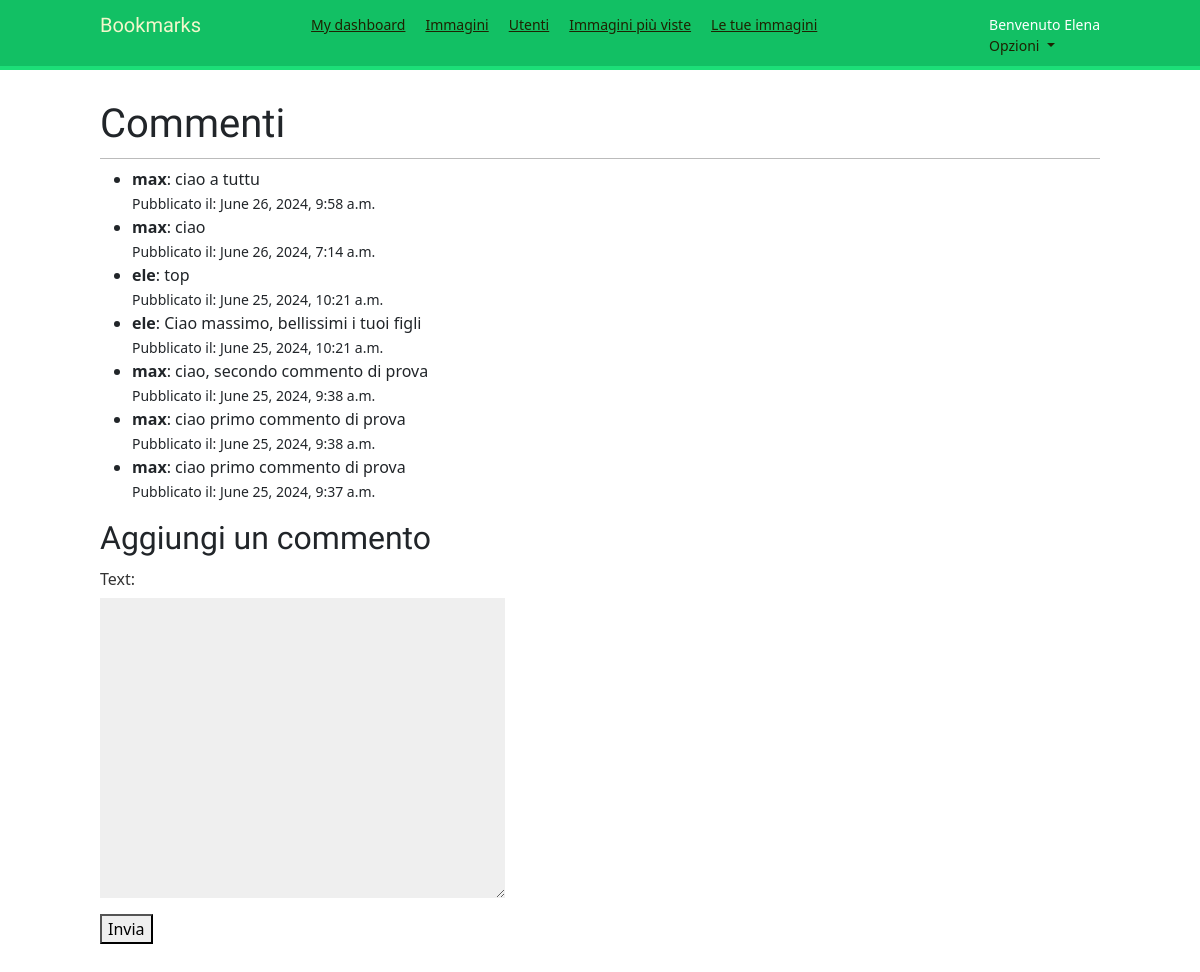
/images/images/8/comment/ (signed in), run on the app's committed database.
### images/models.py (models this page shows, shortened)
class Comment(models.Model):
    image = models.ForeignKey(Image, related_name='comments', on_delete=models.CASCADE)
    user = models.ForeignKey(settings.AUTH_USER_MODEL, related_name='comments', on_delete=models.CASCADE)
    text = models.TextField(max_length=200)
    created = models.DateTimeField(auto_now_add=True)
    class Meta:
        ordering = ('-created',)

### images/views.py (the view)
# urls.py: path('images/<int:image_id>/comment/', views.image_comment, name='image_comment'),
@login_required
def image_comment(request, image_id):
    image = get_object_or_404(Image, id=image_id)
    comments = image.comments.all()
    if request.method == 'POST':
        form = CommentForm(request.POST)
        if form.is_valid():
            new_comment = form.save(commit=False)
            new_comment.image = image
            new_comment.user = request.user
            new_comment.save()
            messages.success(request, 'Commento aggiunto con successo')
            create_action(request.user, 'ha commentato l\'immagine ', image)
            return redirect('images:detail', id=image.id, slug=image.slug)
    else:
        form = CommentForm()
    return render(request, 'images/image/comments.html', {'section': 'comments', 'form': form, 'comments': comments})

### images/forms.py
class CommentForm(forms.ModelForm):
    class Meta:
        model = Comment
        fields = ('text',)

### images/templates/images/image/comments.html (shortened to what this page needs)
{% extends "base.html" %}
{% block content %}
<h1>Commenti</h1>
<ul>
    {% for comment in comments %}
    <li>
        <strong>{{ comment.user.username }}</strong>: {{ comment.text }}
        <br><small>Pubblicato il: {{ comment.created }}</small>
    </li>
    {% endfor %}
</ul>
<h2>Aggiungi un commento</h2>
<form method="post">
    {{ form.as_p }}
    <button type="submit">Invia</button>
</form>
{% endblock %}

### account/templates/base.html (shortened to what this page needs)
<!DOCTYPE html>
<html>
<head>
    {% load static %}
    <link href="{% static "css/base.css" %}" rel="stylesheet">
    <link href="https://cdn.jsdelivr.net/npm/bootstrap@5.3.3/dist/css/bootstrap.min.css" rel="stylesheet">
</head>
<body>
    <div id="header">
        <span class="logo">Bookmarks</span>
        {% if request.user.is_authenticated %}
            <ul class="menu">
                <li {% if section == "dashboard" %}class="selected"{% endif %}>
                    <a href="{% url "dashboard" %}">My dashboard</a>
                </li>
                <li {% if section == "images" %}class="selected"{% endif %}>
                    <a href="{% url "images:list" %}">Immagini</a>
                </li>
                <li {% if section == "people" %}class="selected"{% endif %}>
                    <a href="{% url "user_list" %}">Utenti</a>
                </li>
                <li {% if section == "images" %}class="selected"{% endif %}>
                    <a href="{% url "images:ranking" %}">Immagini più viste</a>
                </li>
                <li {% if section == "people" %}class="selected"{% endif %}>
                    <a href="{% url "images:your_images" %}">Le tue immagini</a>
                </li>
            </ul>
        {% endif %}
        <span class="user">
            {% if request.user.is_authenticated %}
             Benvenuto {{ request.user.first_name }}
                    <a class="nav-link dropdown-toggle" href="#" role="button" data-bs-toggle="dropdown" aria-expanded="false">
                      Opzioni
                    </a>
            {% else %}
                <a href="{% url "login" %}">Login</a>
            {% endif %}
        </span>
    </div>
    <div id="content">
        {% block content %}
        {% endblock %}
    </div>
</body>
</html>

### account/static/css/base.css (style rules this page uses)
body { margin:0; padding:0; font-family:helvetica, sans-serif; }
p { line-height: 1.8; }
a { color:#12c064; text-decoration:none; }
h1, h2, h3, h4, h5 , h6 { font-family: 'Muli', sans-serif; font-weight:normal; }
h1 { border-bottom:1px solid #bbb; padding:0 0 10px 0; margin:10px 0 20px 0; }
h2 { margin:30px 0 20px; }
#header { padding:10px 100px; font-size:14px; background:#12c064; color:#fff; border-bottom:4px solid #1cdf78; overflow:auto; }
#header .logo { font-family: 'Muli', sans-serif; float:left; color:#f3f7cc; font-size:20px; margin-right:10%; }
#header ul.menu { list-style:none; float:left; margin:0; padding:0; }
#header ul.menu li { float:left; padding:4px 10px; }
#header a { color:#1e2201; }
#header .user { float:right; padding-top:4px; }
#content { padding:30px 100px; }
form { overflow:auto; }
form p { width:100%; overflow:auto; }
label { float:left; clear:both; color:#333; margin-bottom:4px; }
input, textarea { clear:both; float:left; margin:0 0 10px; background:#efefef; border:0; padding:6px 10px; font-size:14px; }

### data on the page
Comment: user.username "max", text "ciao a tuttu", created "June 26, 2024, 9:58 a.m."
Comment: user.username "max", text "ciao", created "June 26, 2024, 7:14 a.m."
Comment: user.username "ele", text "top", created "June 25, 2024, 10:21 a.m."
Comment: user.username "ele", text "Ciao massimo, bellissimi i tuoi figli", created "June 25, 2024, 10:21 a.m."
Comment: user.username "max", text "ciao, secondo commento di prova", created "June 25, 2024, 9:38 a.m."
Comment: user.username "max", text "ciao primo commento di prova", created "June 25, 2024, 9:38 a.m."
Comment: user.username "max", text "ciao primo commento di prova", created "June 25, 2024, 9:37 a.m."

### other printed values
{{ request.user.first_name }} "Elena"
